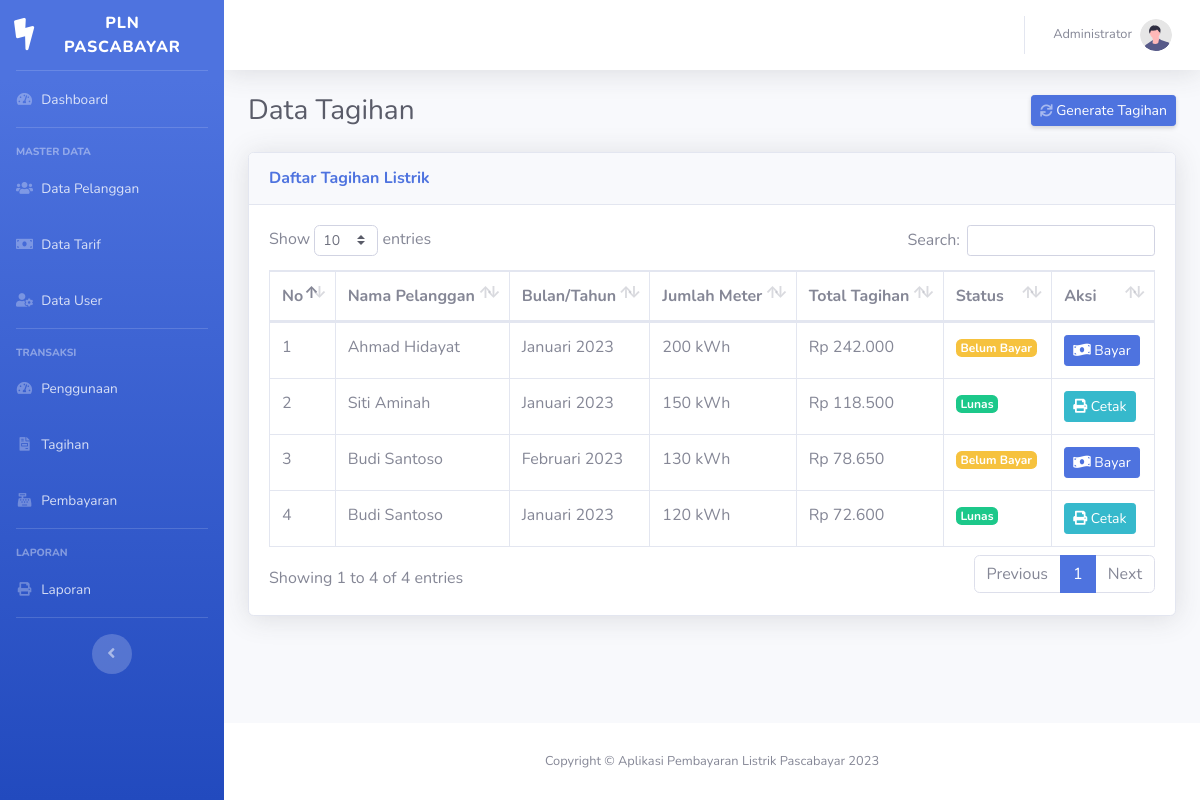
The page /admin/tagihan.php (signed in) on the database its author committed.
### tables this page shows
CREATE TABLE IF NOT EXISTS tagihan (
  id_tagihan INT AUTO_INCREMENT PRIMARY KEY,
  id_penggunaan INT NOT NULL,
  id_pelanggan INT NOT NULL,
  bulan VARCHAR(2) NOT NULL,
  tahun VARCHAR(4) NOT NULL,
  jumlah_meter INT NOT NULL,
  status ENUM('belum_bayar', 'lunas') NOT NULL DEFAULT 'belum_bayar',
  FOREIGN KEY (id_penggunaan) REFERENCES penggunaan(id_penggunaan) ON DELETE CASCADE,
  FOREIGN KEY (id_pelanggan) REFERENCES pelanggan(id_pelanggan) ON DELETE CASCADE
);

CREATE TABLE IF NOT EXISTS pelanggan (
  id_pelanggan INT AUTO_INCREMENT PRIMARY KEY,
  username VARCHAR(50) NOT NULL,
  password VARCHAR(100) NOT NULL,
  nomor_kwh VARCHAR(20) NOT NULL,
  nama_pelanggan VARCHAR(100) NOT NULL,
  alamat TEXT NOT NULL,
  id_tarif INT NOT NULL,
  FOREIGN KEY (id_tarif) REFERENCES tarif(id_tarif) ON DELETE RESTRICT
);

CREATE TABLE IF NOT EXISTS penggunaan (
  id_penggunaan INT AUTO_INCREMENT PRIMARY KEY,
  id_pelanggan INT NOT NULL,
  bulan VARCHAR(2) NOT NULL,
  tahun VARCHAR(4) NOT NULL,
  meter_awal INT NOT NULL,
  meter_akhir INT NOT NULL,
  FOREIGN KEY (id_pelanggan) REFERENCES pelanggan(id_pelanggan) ON DELETE CASCADE
);

CREATE TABLE IF NOT EXISTS tarif (
  id_tarif INT AUTO_INCREMENT PRIMARY KEY,
  daya INT NOT NULL,
  tarifperkwh DECIMAL(10,2) NOT NULL
);

### config/function.php (called while the page is built, shortened)
<?php
function formatRupiah($angka) {
    return 'Rp ' . number_format($angka, 0, ',', '.');
}
function getBulan($bln) {
    switch ($bln) {
        case "01": return "Januari"; break;
        case "02": return "Februari"; break;
    }
}
?>

### admin/tagihan.php (the view, shortened to what this page needs)
<?php include '../template/header.php'; ?>
<div class="d-sm-flex align-items-center justify-content-between mb-4">
    <h1 class="h3 mb-0 text-gray-800">Data Tagihan</h1>
    <a href="../proses/tagihan_proses.php?generate=true" class="d-none d-sm-inline-block btn btn-sm btn-primary shadow-sm">
        <i class="fas fa-sync fa-sm text-white-50"></i> Generate Tagihan
    </a>
</div>
<div class="card shadow mb-4">
    <div class="card-header py-3">
        <h6 class="m-0 font-weight-bold text-primary">Daftar Tagihan Listrik</h6>
    </div>
    <div class="card-body">
        <div class="table-responsive">
            <table class="table table-bordered" id="dataTable" width="100%" cellspacing="0">
                <thead>
                    <tr>
                        <th>No</th>
                        <th>Nama Pelanggan</th>
                        <th>Bulan/Tahun</th>
                        <th>Jumlah Meter</th>
                        <th>Total Tagihan</th>
                        <th>Status</th>
                        <th>Aksi</th>
                    </tr>
                </thead>
                <tbody>
                    <?php
                    $query = mysqli_query($koneksi, "SELECT t.*, p.nama_pelanggan, p.id_tarif,
                                                    tr.tarifperkwh, pen.meter_awal, pen.meter_akhir
                                                    FROM tagihan t
                                                    JOIN pelanggan p ON t.id_pelanggan = p.id_pelanggan
                                                    JOIN tarif tr ON p.id_tarif = tr.id_tarif
                                                    JOIN penggunaan pen ON t.id_penggunaan = pen.id_penggunaan
                                                    ORDER BY t.id_tagihan DESC");
                    $no = 1;
                    while ($row = mysqli_fetch_assoc($query)) {
                        $jumlah_meter = $row['meter_akhir'] - $row['meter_awal'];
                        $total_tagihan = $jumlah_meter * $row['tarifperkwh'];
                    ?>
                    <tr>
                        <td><?= $no++ ?></td>
                        <td><?= $row['nama_pelanggan'] ?></td>
                        <td><?= getBulan($row['bulan']) ?> <?= $row['tahun'] ?></td>
                        <td><?= $jumlah_meter ?> kWh</td>
                        <td><?= formatRupiah($total_tagihan) ?></td>
                        <td>
                            <?php if ($row['status'] == 'lunas'): ?>
                                <span class="badge badge-success">Lunas</span>
                            <?php else: ?>
                                <span class="badge badge-warning">Belum Bayar</span>
                            <?php endif; ?>
                        </td>
                        <td>
                            <?php if ($row['status'] != 'lunas'): ?>
                                <a href="#" class="btn btn-sm btn-primary" data-toggle="modal" data-target="#bayarModal<?= $row['id_tagihan'] ?>">
                                    <i class="fas fa-money-bill-wave"></i> Bayar
                                </a>
                            <?php else: ?>
                                <a href="../cetak/invoice.php?id=<?= $row['id_tagihan'] ?>" class="btn btn-sm btn-info" target="_blank">
                                    <i class="fas fa-print"></i> Cetak
                                </a>
                            <?php endif; ?>
                        </td>
                    </tr>
                    <?php } ?>
                </tbody>
            </table>
        </div>
    </div>
</div>
<?php include '../template/footer.php'; ?>

### rows shown on the page
tagihan: id_pelanggan.nama_pelanggan "Ahmad Hidayat", bulan "Januari", tahun "2023", id_penggunaan.meter_akhir "200", id_penggunaan.tarifperkwh "Rp 242.000", status "Belum Bayar"
tagihan: id_pelanggan.nama_pelanggan "Siti Aminah", bulan "Januari", tahun "2023", id_penggunaan.meter_akhir "150", id_penggunaan.tarifperkwh "Rp 118.500", status "Lunas"
tagihan: id_pelanggan.nama_pelanggan "Budi Santoso", bulan "Februari", tahun "2023", id_penggunaan.meter_awal "130", id_penggunaan.tarifperkwh "Rp 78.650", status "Belum Bayar"
tagihan: id_pelanggan.nama_pelanggan "Budi Santoso", bulan "Januari", tahun "2023", id_penggunaan.meter_akhir "120", id_penggunaan.tarifperkwh "Rp 72.600", status "Lunas"

### other values the page prints
$_SESSION['nama'] "Administrator"
